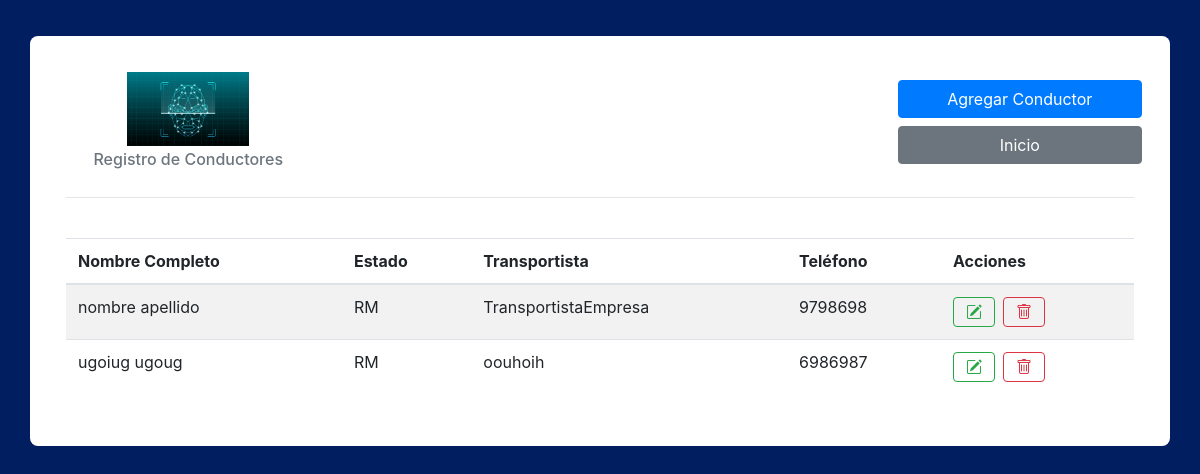
The app's page /profiles/, older data.
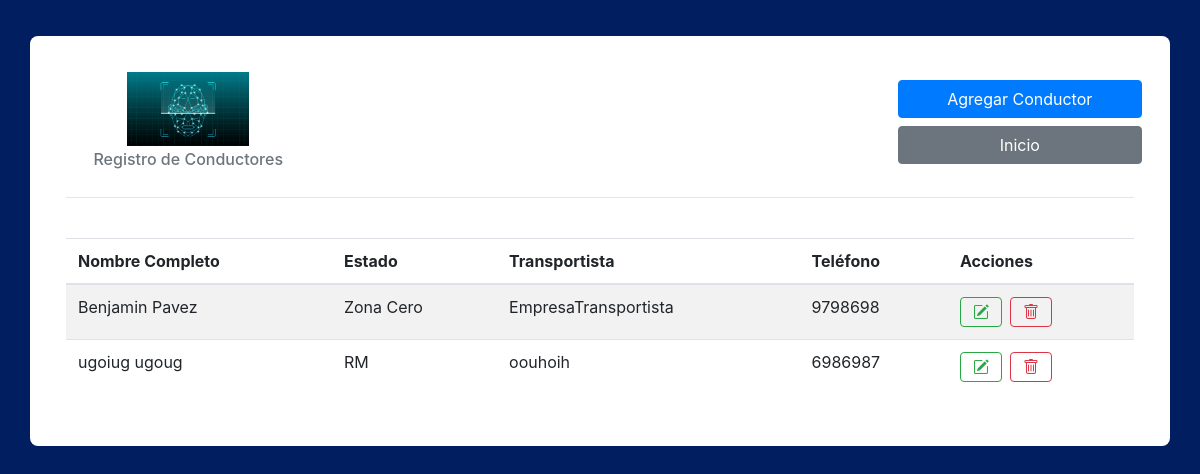
The same page, newer data.
### core/models.py (models this page shows, shortened)
class Profile(models.Model):
    rut = models.IntegerField(unique=True, default=0)
    first_name = models.CharField(max_length=70)
    last_name = models.CharField(max_length=70)
    date = models.DateField(null=True, blank=True)
    phone = models.BigIntegerField(null=True, blank=True)
    email = models.EmailField(null=True, blank=True)
    Transportista = models.CharField(max_length=200)
    CodTransportista = models.IntegerField(default=0, null=True, blank=True)
    status = models.CharField(choices=types,max_length=20,null=True,blank=False,default='RM')
    present = models.BooleanField(default=False)
    image = models.ImageField()
    updated = models.DateTimeField(auto_now=True)
    Patente = models.CharField(max_length=6, default='')

### core/views.py (the view)
# urls.py: path('profiles/', views.profiles, name='profiles'),
def profiles(request):
    profiles = Profile.objects.all()
    context = {
        'profiles': profiles
    }
    return render(request, 'core/profiles.html', context)

### core/templates/core/profiles.html (shortened to what this page needs)
{% extends "core/base.html" %}
{% load static %}
{% block content %}
<link href="https://cdn.jsdelivr.net/npm/bootstrap-icons/font/bootstrap-icons.css" rel="stylesheet">
<div class="container emp-profile">
    <div class="row">
        <div class="col-12 col-md-3 text-center">
            <img src="{% static 'img/digital.jpg' %}" alt="" class="img-fluid" style="max-width: 50%;">
            <h6 class="text-muted p-1">Registro de Conductores</h6>
        </div>
        <div class="col-12 col-md-6">
        </div>
        <div class="col-12 col-md-3 text-center">
            <a href="{% url 'add_profile' %}">
                <input type="submit" class="btn btn-primary btn-block m-2" name="btnAddMore" value="Agregar Conductor" />
            </a>
            <a href="{% url 'index' %}">
                <input type="submit" class="btn btn-secondary btn-block m-2" name="btnAddMore" value="Inicio" />
            </a>
        </div>
    </div>
    <hr>
    <div class="tab-content" id="myTabContent">
        <br>
        <div class="table-responsive">
            <table class="table table-striped">
                <thead>
                    <tr>
                        <th scope="col">Nombre Completo</th>
                        <th scope="col">Estado</th>
                        <th scope="col">Transportista</th>
                        <th scope="col">Teléfono</th>
                        <th scope="col">Acciones</th>
                    </tr>
                </thead>
                <tbody>
                    {% for profile in profiles %}
                    <tr>
                        <td>{{ profile.first_name }} {{ profile.last_name }}</td>
                        <td>{{ profile.status }}</td>
                        <td>{{ profile.Transportista }}</td>
                        <td>{{ profile.phone }}</td>
                        <td>
                            <div class="btn-group btn-group-toggle">
                                <a href="{% url 'edit_profile' profile.id %}">
                                    <button type="button" class="btn btn-outline-success mr-1">
                                        <i class="bi bi-pencil-square"></i>
                                    </button>
                                </a>
                                <a href="{% url 'delete_profile' profile.id %}">
                                    <button type="button" class="btn btn-outline-danger ml-1">
                                        <i class="bi bi-trash"></i>
                                    </button>
                                </a>
                            </div>
                        </td>
                    </tr>
                    {% endfor %}
                </tbody>
            </table>
        </div>
    </div>
</div>
{% endblock content %}

Row changes from the older to the newer data that the page shows:
changed Profile: first_name "nombre" → "Benjamin"; last_name "apellido" → "Pavez"; status "RM" → "Zona Cero"; Transportista "TransportistaEmpresa" → "EmpresaTransportista"
